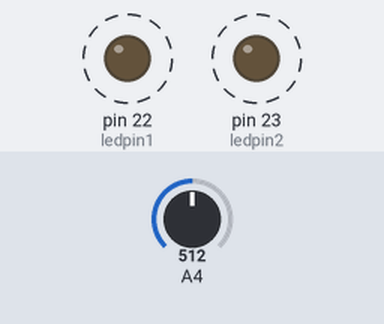
A sketch run on a simulated Arduino Mega 2560, built with avr-gcc and run on an emulated ATmega2560. On the bench: output pins drawn as LEDs (lit = HIGH). Dashed ring = blinking. The test bench sets the inputs (shaded band); at power-on: A4 = 512. What the sketch prints to the serial monitor is not drawn.

Above: at 1.3 s.
1.4 s: A4 set to 306
Timing chart, 0 to 10.4 s (numbered marks = the images above; inputs shaded):
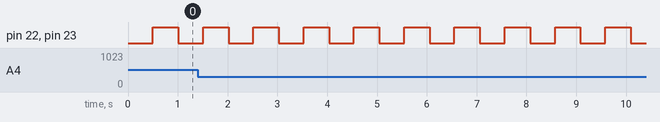

The sketch:

optical_rain_detection.ino
```cpp
int prevval=0;
int thresh=150;
bool rain;
int spikecounter=0;
long start;
long persec;
bool sensorcheck=false;
#define ledpin1 22
#define ledpin2 23


//15 k pullup and 150 ohm for led
void setup() {
  // put your setup code here, to run once:
pinMode(4,INPUT_PULLUP);
pinMode(ledpin1,OUTPUT);
pinMode(ledpin2,OUTPUT);
Serial.begin(115200);
prevval=analogRead(4);
}

void loop() {
  // put your main code here, to run repeatedly:
/*

int x;

for(int a=0;a<100;a++){
  x+=analogRead(4);
}
x=x/100;
Serial.println(x);
*/
refreshspikepermin();
if(millis()-persec>500){
  sensorcheck=!sensorcheck;
  led(sensorcheck);
  persec=millis();
  delay(5);
}
if(sensorcheck){
  checkrain();
}

if(spikecounter>5){
  Serial.println("RAINING");
  rain=true;
}
else{
  rain=false;
}
}


void  refreshspikepermin(){
  if(millis()-start>60*1000){
    spikecounter=0;
    start=millis();
  }
}
void checkrain(){
  int val=analogRead(4);
int derivative=prevval-val;
if(derivative>thresh){
  spikecounter++;
  Serial.println(spikecounter);
}
//Serial.println(derivative);
delay(20);
prevval=val;
}
void led(bool val){
  if(val){
    digitalWrite(ledpin1,1);
    digitalWrite(ledpin2,1);
  }
  else{
    digitalWrite(ledpin1,0);
    digitalWrite(ledpin2,0);
  }
}
```

Measured:
- by itself, pin 22 (ledpin1), pin 23 (ledpin2): alternates HIGH for 0.51 s and LOW for 0.50 s
